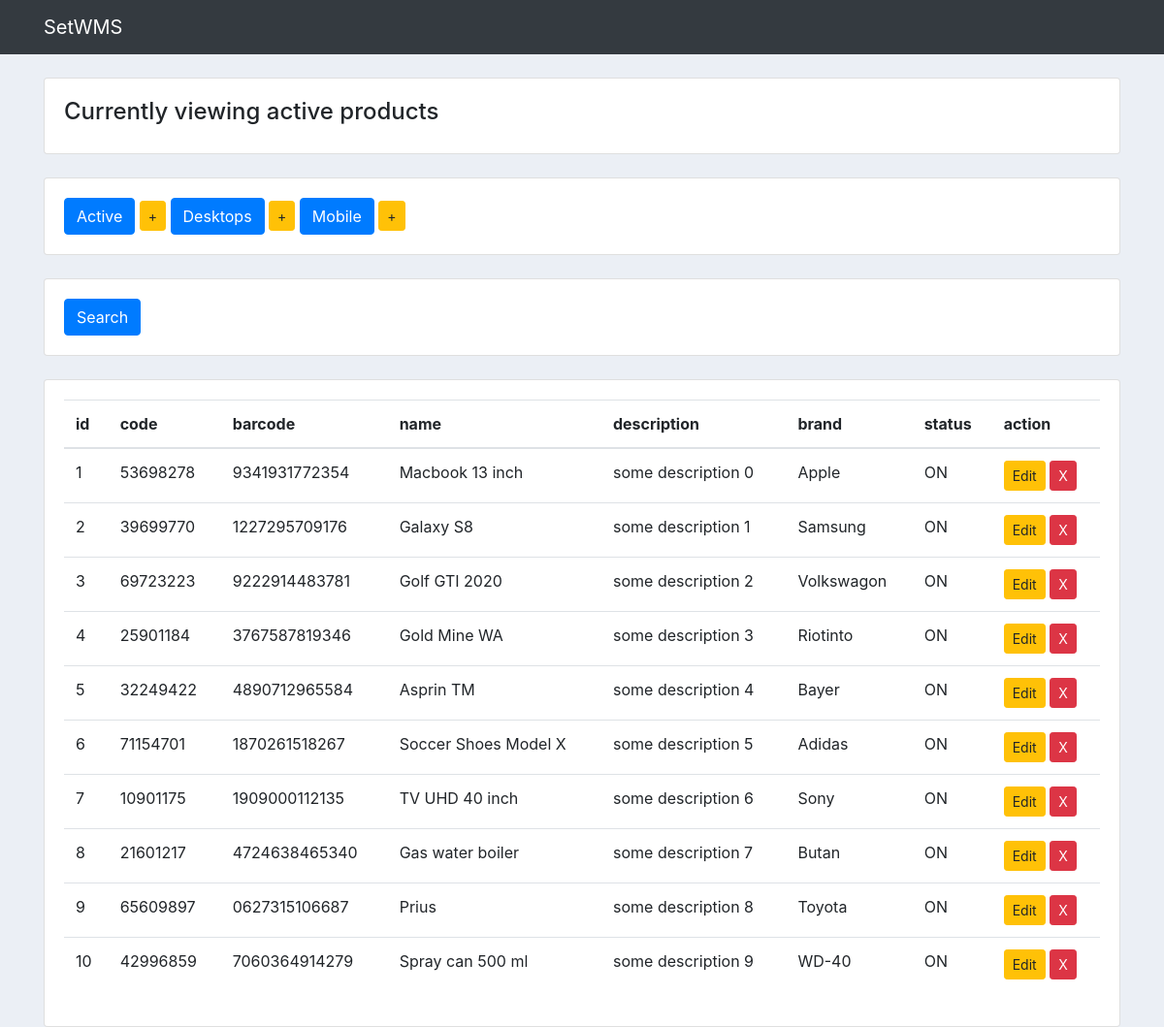
Page /set_app/products/active_products/ on the committed database.
### set_app/models.py (models this page shows, shortened)
class Product(models.Model):
	code = models.CharField(max_length=30, default="product code", blank=False, unique=True)
	barcode = models.CharField(max_length=30, default=0, validators=[NUMERIC])
	name = models.CharField(max_length=128, default="product name", blank=False)
	description = models.CharField(max_length=512, default="some description", blank=True)
	brand = models.CharField(max_length=128, default="product brand")
	timestamp_created = models.DateTimeField(auto_now_add=True)
	status_choices = (('OFF', 'Off - inactive'), ('ON', 'On - active'))
	status = models.CharField(max_length=20, choices=status_choices, default='ON')

### set_app/views.py (the view)
# urls.py: path('products/active_products/', views.ActiveProductsView, name='active_product_list'),
def ActiveProductsView(request):
	items = Product.objects.filter(status='ON')
	context = {
		'items': items,
		'header': 'active products'
	}
	return render(request, 'set_app/product_list.html', context)

### set_app/templates/set_app/product_list.html (shortened to what this page needs)
{% extends "set_app/set_app_base.html" %}
{% load static %}
{% block body_block %}
    <br>
    <div class="card card-body">
        <h4>Currently viewing {{ header }}</h4>
    </div>
    <br>
    <div class="card card-body">
        <div class="button-group">
            <a href="{% url 'set_app:active_product_list' %}" class="btn btn-primary btn-md" role="button">Active</a>
            <a href="{% url 'set_app:product_create' %}" class="btn btn-warning btn-sm" role="button">+</a>
            <a href="#" class="btn btn-primary btn-md" role="button">Desktops</a>
            <a href="#" class="btn btn-warning btn-sm" role="button">+</a>
            <a href="#" class="btn btn-primary btn-md" role="button">Mobile</a>
            <a href="#" class="btn btn-warning btn-sm" role="button">+</a>
        </div>
    </div>
    <br>
    <div class="card card-body">
        <form method='GET'>
            <button class="btn btn-primary" type="submit">Search</button>
        </form>
    </div>
    <br>
    <div class="card card-body">
        <table class="table table-hover">
            <thead>
            <tr>
                <th>id</th>
                <th>code</th>
                <th>barcode</th>
                <th>name</th>
                <th>description</th>
                <th>brand</th>
                <th>status</th>
                <th>action</th>
            </tr>
            </thead>
            <tbody>
            {% for item in items %}
                <tr>
                    <td>{{ item.pk }}</td>
                    <td>{{ item.code }}</td>
                    <td>{{ item.barcode }}</td>
                    <td>{{ item.name }}</td>
                    <td>{{ item.description }}</td>
                    <td>{{ item.brand }}</td>
                    <td>{{ item.status }}</td>
                    <td>
                        <a href="{% url 'set_app:product_update' pk=item.pk %}" class="btn btn-warning btn-sm"
                           role="button">Edit</a>
                        <button type="button" class="btn btn-danger btn-sm" data-toggle="modal"
                                data-target="#delete-dialog-{{ item.pk }}">
                            X
                        </button>
                    </td>
                </tr>
            {% endfor %}
            </tbody>
        </table>
    </div>
{% endblock %}

### static/css/main.css (style rules this page uses)
body { background-color: #ebeff5; }

### rows in the picture
Product: pk "1", code "53698278", barcode "9341931772354", name "Macbook 13 inch", description "some description 0", brand "Apple", status "ON"
Product: pk "2", code "39699770", barcode "1227295709176", name "Galaxy S8", description "some description 1", brand "Samsung", status "ON"
Product: pk "3", code "69723223", barcode "9222914483781", name "Golf GTI 2020", description "some description 2", brand "Volkswagon", status "ON"
Product: pk "4", code "25901184", barcode "3767587819346", name "Gold Mine WA", description "some description 3", brand "Riotinto", status "ON"
Product: pk "5", code "32249422", barcode "4890712965584", name "Asprin TM", description "some description 4", brand "Bayer", status "ON"
Product: pk "6", code "71154701", barcode "1870261518267", name "Soccer Shoes Model X", description "some description 5", brand "Adidas", status "ON"
Product: pk "7", code "10901175", barcode "1909000112135", name "TV UHD 40 inch", description "some description 6", brand "Sony", status "ON"
Product: pk "8", code "21601217", barcode "4724638465340", name "Gas water boiler", description "some description 7", brand "Butan", status "ON"
Product: pk "9", code "65609897", barcode "0627315106687", name "Prius", description "some description 8", brand "Toyota", status "ON"
Product: pk "10", code "42996859", barcode "7060364914279", name "Spray can 500 ml", description "some description 9", brand "WD-40", status "ON"

### other values in the picture
{{ header }} "active products"
